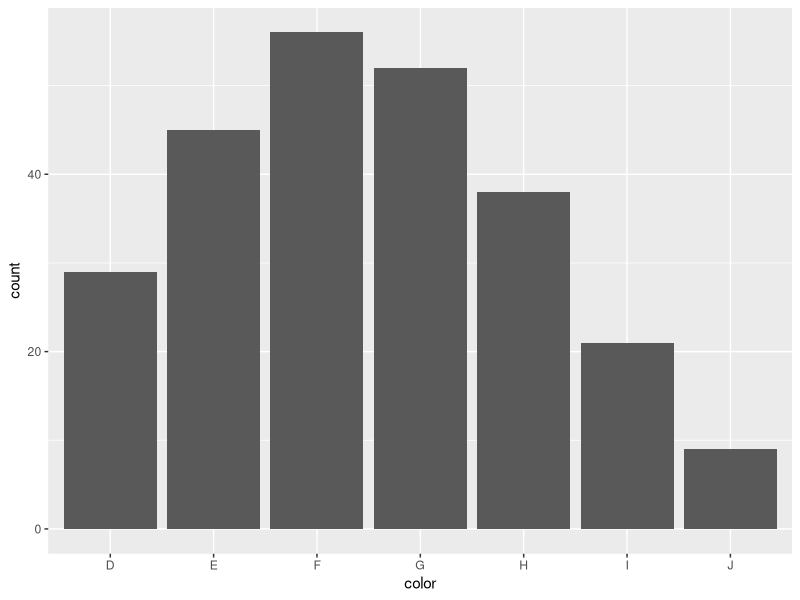
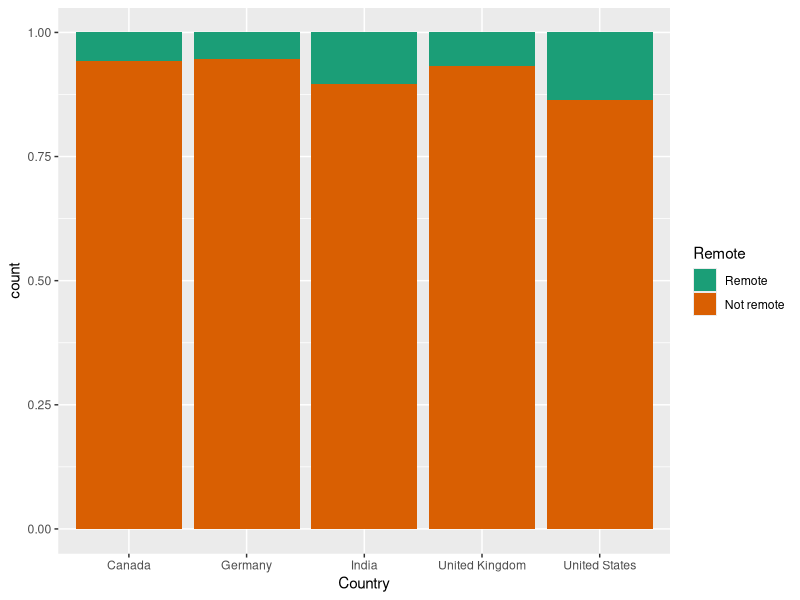

These figures' R source, in order:
## ---- chunk 1
library(tidyverse)
library(modeldata)
## ---- chunk 2
set.seed(1234)

diamonds_sample <- diamonds %>% 
  slice_sample(n = 250)
## ---- chunk 3
ggplot(
  diamonds_sample,
  aes(x = color)
) +
  geom_bar()
## ---- chunk 4
obs <- table(diamonds_sample$color)
## ---- chunk 5
chisq.test(obs, 
           p = rep(1/7, 7)) # repeats 1/7, 7 times
## ---- chunk 6
chisq.test(obs) # same as above
## ---- chunk 7
glimpse(stackoverflow)
## ---- chunk 8
table(stackoverflow$Remote, 
      stackoverflow$Country) # a numerical summary
## ---- chunk 9
ggplot(
  stackoverflow,
  aes(x = Country, fill = Remote)
) +
  geom_bar(position = "fill") +
  scale_fill_brewer(palette = "Dark2")
